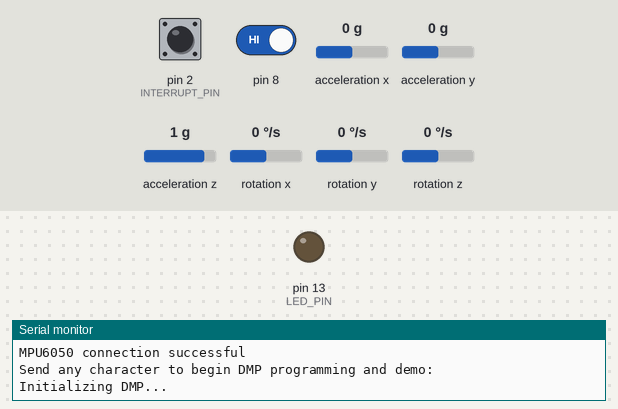
The sketch below on a simulated Arduino Uno, built with avr-gcc and run on an emulated ATmega328P. Shown: output pins drawn as LEDs (lit = HIGH), the last lines printed to the serial monitor. The test bench sets the inputs (shaded band); at power-on: pin 2 (INTERRUPT_PIN) LOW, pin 8 HIGH, acceleration x 0 g, acceleration y 0 g, acceleration z 1 g, rotation x 0 °/s, rotation y 0 °/s, rotation z 0 °/s. The sensor or clock chip raises its interrupt line as the real part does.

Above: at 0.1 s.
At 1.7 s:
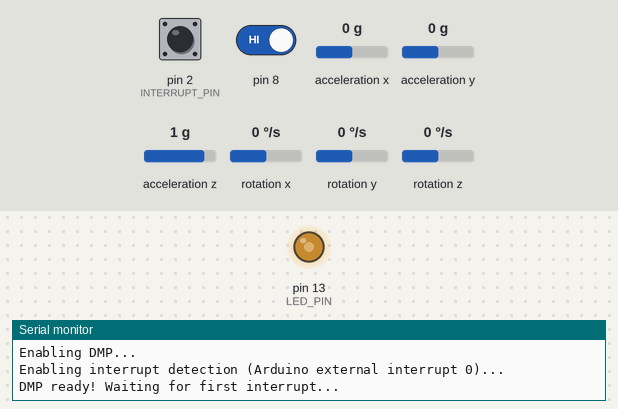
1.8 s: pin 2 (INTERRUPT_PIN) pulled HIGH for 0.15 s
At 2.8 s:
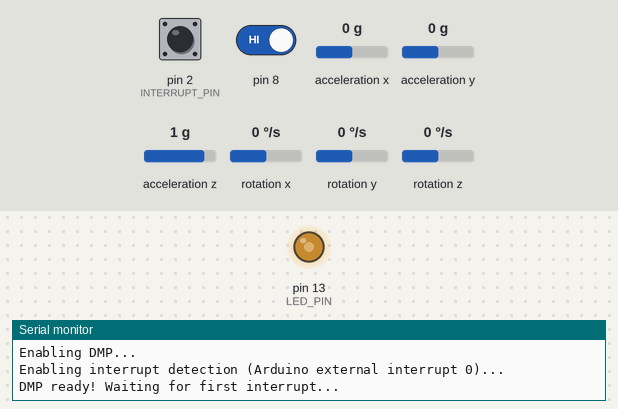
3.5 s: pin 8 driven LOW
Timing chart, 0 to 6.5 s (numbered marks = the images above; inputs shaded):
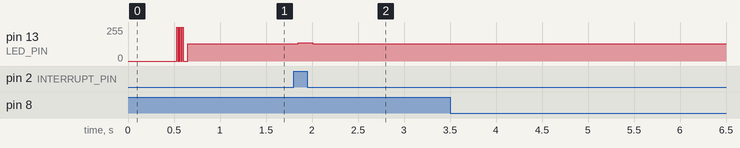

Measured:
- after the input at 1.8 s, pin 13 (LED_PIN): 128/255 → 136/255 after 0.05 s, → 128/255 0.16 s later

The sketch:

slaveUno.ino
```cpp
//////////////// IF WE NEED TO CALCULATE THE THETA USING YPR //////////////////////
// I2Cdev and MPU6050 must be installed as libraries, or else the .cpp/.h files
// for both classes must be in the include path of your project
#include "I2Cdev.h"

#include "MPU6050_6Axis_MotionApps20.h"
//#include "MPU6050.h" // not necessary if using MotionApps include file

// Arduino Wire library is required if I2Cdev I2CDEV_ARDUINO_WIRE implementation
// is used in I2Cdev.h
#if I2CDEV_IMPLEMENTATION == I2CDEV_ARDUINO_WIRE
    #include "Wire.h"
#endif

MPU6050 mpu;

#define OUTPUT_READABLE_YAWPITCHROLL
#define INTERRUPT_PIN 2  // use pin 2 on Arduino Uno & most boards
#define LED_PIN 13 // (Arduino is 13, Teensy is 11, Teensy++ is 6)
bool blinkState = false;

// MPU control/status vars
bool dmpReady = false;  // set true if DMP init was successful
uint8_t mpuIntStatus;   // holds actual interrupt status byte from MPU
uint8_t devStatus;      // return status after each device operation (0 = success, !0 = error)
uint16_t packetSize;    // expected DMP packet size (default is 42 bytes)
uint16_t fifoCount;     // count of all bytes currently in FIFO
uint8_t fifoBuffer[64]; // FIFO storage buffer

// orientation/motion vars
Quaternion q;           // [w, x, y, z]         quaternion container
VectorInt16 aa;         // [x, y, z]            accel sensor measurements
VectorInt16 aaReal;     // [x, y, z]            gravity-free accel sensor measurements
VectorInt16 aaWorld;    // [x, y, z]            world-frame accel sensor measurements
VectorFloat gravity;    // [x, y, z]            gravity vector
float euler[3];         // [psi, theta, phi]    Euler angle container
float ypr[3];           // [yaw, pitch, roll]   yaw/pitch/roll container and gravity vector


float currentAngle = 0;
float updatedAngle = 0;
float baseLineCorrection =0;
//static char myArray[4];
int pinState = 0;
int buttonState =0;


void orientationAngleCalculation(){
  currentAngle = ypr[0] * 180/M_PI;
  baseLineCorrection = currentAngle - updatedAngle;
  //itoa(baseLineCorrection,myArray,10);
  //dtostrf(baseLineCorrection, 0 ,1 , myArray);
  //Serial.write(myArray);
  delay(0);
  buttonState = digitalRead(8);
  //Serial.println (buttonState);
  if (buttonState == 0){
  Serial.println(baseLineCorrection);}
  }

// ================================================================
// ===               INTERRUPT DETECTION ROUTINE                ===
// ================================================================

volatile bool mpuInterrupt = false;     // indicates whether MPU interrupt pin has gone high
void dmpDataReady() {
    mpuInterrupt = true;
}


// ================================================================
// ===                      INITIAL SETUP                       ===
// ================================================================

void setup() {
    // join I2C bus (I2Cdev library doesn't do this automatically)
    #if I2CDEV_IMPLEMENTATION == I2CDEV_ARDUINO_WIRE
        Wire.begin();
        Wire.setClock(400000); // 400kHz I2C clock. Comment this line if having compilation difficulties
    #elif I2CDEV_IMPLEMENTATION == I2CDEV_BUILTIN_FASTWIRE
        Fastwire::setup(400, true);
    #endif

    // initialize serial communication
    // (115200 chosen because it is required for Teapot Demo output, but it's
    // really up to you depending on your project)
    Serial.begin(115200);
    while (!Serial); // wait for Leonardo enumeration, others continue immediately

    // initialize device
    Serial.println(F("Initializing I2C devices..."));
    mpu.initialize();
    pinMode(INTERRUPT_PIN, INPUT);

    // verify connection
    Serial.println(F("Testing device connections..."));
    Serial.println(mpu.testConnection() ? F("MPU6050 connection successful") : F("MPU6050 connection failed"));

    // wait for ready
    Serial.println(F("\nSend any character to begin DMP programming and demo: "));
   // while (Serial.available() && Serial.read()); // empty buffer
   // while (!Serial.available());                 // wait for data
   // while (Serial.available() && Serial.read()); // empty buffer again


    // load and configure the DMP
    Serial.println(F("Initializing DMP..."));
    devStatus = mpu.dmpInitialize();

    // supply your own gyro offsets here, scaled for min sensitivity
 //   mpu.setXGyroOffset(220);
 //   mpu.setYGyroOffset(76);
 //   mpu.setZGyroOffset(-85);
 //   mpu.setZAccelOffset(1788); // 1688 factory default for my test chip
      mpu.setXGyroOffset(116);
      mpu.setYGyroOffset(69);
      mpu.setZGyroOffset(2);
      mpu.setZAccelOffset(1788);

    // make sure it worked (returns 0 if so)
    if (devStatus == 0) {
        // turn on the DMP, now that it's ready
        Serial.println(F("Enabling DMP..."));
        mpu.setDMPEnabled(true);

        // enable Arduino interrupt detection
        Serial.print(F("Enabling interrupt detection (Arduino external interrupt "));
        Serial.print(digitalPinToInterrupt(INTERRUPT_PIN));
        Serial.println(F(")..."));
        attachInterrupt(digitalPinToInterrupt(INTERRUPT_PIN), dmpDataReady, RISING);
        mpuIntStatus = mpu.getIntStatus();

        // set our DMP Ready flag so the main loop() function knows it's okay to use it
        Serial.println(F("DMP ready! Waiting for first interrupt..."));
        dmpReady = true;

        // get expected DMP packet size for later comparison
        packetSize = mpu.dmpGetFIFOPacketSize();
    } else {
        // ERROR!
        // 1 = initial memory load failed
        // 2 = DMP configuration updates failed
        // (if it's going to break, usually the code will be 1)
        Serial.print(F("DMP Initialization failed (code "));
        Serial.print(devStatus);
        Serial.println(F(")"));
    }

    // configure LED for output
    pinMode(LED_PIN, OUTPUT);
    pinMode(8,INPUT);
}


// ================================================================
// ===                    MAIN PROGRAM LOOP                     ===
// ================================================================

void loop() {
    // if programming failed, don't try to do anything
    if (!dmpReady) return;

    // wait for MPU interrupt or extra packet(s) available
    while (!mpuInterrupt && fifoCount < packetSize) {
        if (mpuInterrupt && fifoCount < packetSize) {
          // try to get out of the infinite loop
          fifoCount = mpu.getFIFOCount();
        }
        // other program behavior stuff here
        // .
        // .
        // .
        // if you are really paranoid you can frequently test in between other
        // stuff to see if mpuInterrupt is true, and if so, "break;" from the
        // while() loop to immediately process the MPU data
        // .
        // .
        // .
    }

    // reset interrupt flag and get INT_STATUS byte
    mpuInterrupt = false;
    mpuIntStatus = mpu.getIntStatus();

    // get current FIFO count
    fifoCount = mpu.getFIFOCount();

    // check for overflow (this should never happen unless our code is too inefficient)
    if ((mpuIntStatus & _BV(MPU6050_INTERRUPT_FIFO_OFLOW_BIT)) || fifoCount >= 1024) {
        // reset so we can continue cleanly
        mpu.resetFIFO();
        fifoCount = mpu.getFIFOCount();
        Serial.println(F("FIFO overflow!"));

    // otherwise, check for DMP data ready interrupt (this should happen frequently)
    } else if (mpuIntStatus & _BV(MPU6050_INTERRUPT_DMP_INT_BIT)) {
        // wait for correct available data length, should be a VERY short wait
        while (fifoCount < packetSize) fifoCount = mpu.getFIFOCount();

        // read a packet from FIFO
        mpu.getFIFOBytes(fifoBuffer, packetSize);

        // track FIFO count here in case there is > 1 packet available
        // (this lets us immediately read more without waiting for an interrupt)
        fifoCount -= packetSize;

        #ifdef OUTPUT_READABLE_YAWPITCHROLL
            // display Euler angles in degrees
            mpu.dmpGetQuaternion(&q, fifoBuffer);
            mpu.dmpGetGravity(&gravity, &q);
            mpu.dmpGetYawPitchRoll(ypr, &q, &gravity);
            //Serial.print("ypr\t");
            //Serial.println(ypr[0] * 180/M_PI);
            //Serial.print("\t");
            //Serial.print(ypr[1] * 180/M_PI);
            //Serial.print("\t");
            //Serial.println(ypr[2] * 180/M_PI);
            orientationAngleCalculation();
        #endif


        // blink LED to indicate activity
        blinkState = !blinkState;
        digitalWrite(LED_PIN, blinkState);
    }
}

//Sender Code

/*

void setup() {
  Serial.begin(115200);
  Serial.println("Please wait 10sec");
  delay(100);
}

void loop() {
//  while(!Serial.available()){
    // wait
//  }
  int value=-185;
  delay(10);//this would be much more exciting if it was a sensor value
  Serial.print(value);
}
*/
```
